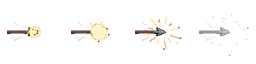
#> input picture frontend/src/assets/abilityAnimations/loose_arrow_impact.png, 256 x 64 px, given in place of abilities.png, which was not available
$ python stormFrontAssets.py
#> lines starting #> are read from the running program, lines starting #| are printed output that depends on the picture; after the words box and inside, x2 and y2 are one past the last pixel; in counts of white or black regions, pixels touching at a corner belong together
"""
tools/art/stormFrontAssets.py
Storm Front's own art (abilityDefinitions storm_front, which replaced Solar Beam), made from Tempest's so it sits with the other wind spells but is
its own: a darker, heavier storm with a white seam of lightning through it.
  - its icon, cell (3, 14) of frontend/src/assets/icons/abilities.png, beside Gust, Downwind and Tempest's cells: a storm cloud, wind and a bolt
  - its battle sheet, frontend/src/assets/abilityAnimations/storm_front.png (4 frames, like tempest.png)
Its sound (frontend/src/assets/audio/sfx/abilities/insight/storm_front.mp3) is made with ffmpeg (see the bottom of this file).

    python3 tools/art/stormFrontAssets.py
"""
from pathlib import Path
from PIL import Image, ImageDraw, ImageEnhance
import subprocess

ROOT = Path(__file__).resolve().parents[2]
ICONS = ROOT / 'frontend/src/assets/icons/abilities.png'
TEMPEST = ROOT / 'frontend/src/assets/abilityAnimations/tempest.png'
SHEET = ROOT / 'frontend/src/assets/abilityAnimations/storm_front.png'
SFX_DIR = ROOT / 'frontend/src/assets/audio/sfx/abilities/insight'


def stormy(img):
    """Darker, colder, heavier: the storm's colours pulled toward slate blue."""
    img = img.convert('RGBA')
    a = img.getchannel('A')
    rgb = ImageEnhance.Brightness(img.convert('RGB')).enhance(0.72)
    rgb = ImageEnhance.Contrast(rgb).enhance(1.25)
    r, g, b = rgb.split()
    b = b.point(lambda v: min(255, int(v * 1.18 + 10)))
    r = r.point(lambda v: int(v * 0.86))
    out = Image.merge('RGB', (r, g, b)).convert('RGBA')
    out.putalpha(a)
    return out


def bolt(d, x, y, h, w=2, color=(250, 250, 255, 255)):
    pts = [(x, y), (x + 4, y + h * 0.35), (x - 2, y + h * 0.4), (x + 3, y + h)]
    d.line(pts, fill=color, width=w)


def main():
    icons = Image.open(ICONS).convert('RGBA')
#> icons is the input picture: PIL image 256x64 RGBA; mean R, G, B, A 22.2, 18.1, 12.6, 12.6
    icon = Image.new('RGBA', (64, 64), (0, 0, 0, 0))
#> icon: PIL image 64x64 RGBA; every value is 0
    d = ImageDraw.Draw(icon)
    OUT, DARK, MID, LIGHT, WIND = (18, 20, 30, 255), (58, 66, 86, 255), (88, 100, 124, 255), (132, 146, 170, 255), (200, 220, 230, 255)
    # the storm cloud: three heavy lobes, lit from above
    for (x0, y0, x1, y1) in ((8, 14, 32, 36), (22, 6, 50, 34), (38, 14, 58, 36), (10, 22, 56, 40)):
        d.ellipse((x0, y0, x1, y1), fill=MID)
    for (x0, y0, x1, y1) in ((24, 8, 46, 22), (12, 16, 28, 26)):
        d.ellipse((x0, y0, x1, y1), fill=LIGHT)
    d.rectangle((12, 32, 54, 39), fill=DARK)
    # wind streaking off it
    for (x0, y0, x1) in ((4, 44, 22), (2, 50, 16), (40, 47, 60)):
        d.line((x0, y0, x1, y0), fill=WIND, width=2)
    # the bolt
    bolt(d, 30, 36, 24, 4, OUT)
    bolt(d, 30, 36, 24, 2, (255, 246, 190, 255))
    px = icon.load()                                                 # a dark rim round it, like the other icons
    rim = [(x, y) for y in range(64) for x in range(64) if px[x, y][3] == 0 and any(
        0 <= x + dx < 64 and 0 <= y + dy < 64 and px[x + dx, y + dy][3] > 0 and px[x + dx, y + dy] != OUT for dx, dy in ((1, 0), (-1, 0), (0, 1), (0, -1)))]
#> rim = 258 pairs, first value 1 to 61, second value 5 to 61
    for p_ in rim:
        px[p_] = OUT
#> this loop made 258 passes
#> p_ on passes 1 to 3: (33, 5), (34, 5), (35, 5)
    x, y = 3 * 64, 14 * 64
    icons.paste(Image.new('RGBA', (64, 64), (0, 0, 0, 0)), (x, y))
    icons.alpha_composite(icon, (x, y))
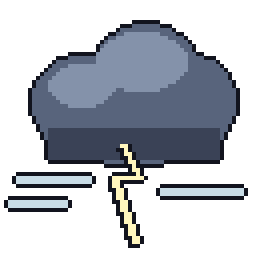
#> icon: PIL image 64x64 RGBA (shown 4 times larger); mean R, G, B, A 40.9, 45.3, 53.3, 114.1; transparent parts drawn white
    icons.save(ICONS, optimize=True)

    sheet = stormy(Image.open(TEMPEST))
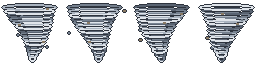
#> input picture frontend/src/assets/abilityAnimations/tempest.png, 256 x 64 px
#> in stormy, img is the input picture: PIL image 256x64 RGBA; mean R, G, B, A 57.9, 61.2, 65.7, 116.4
#> in stormy, `a = img.getchannel('A')`:
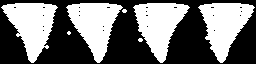
#> a: PIL image 256x64 L; 45.6% white; 7 white regions (3 under 20 px), largest, box (x1, y1, x2, y2) and area: (1, 3, 58, 63) 1870, (198, 3, 255, 63) 1865, (133, 3, 190, 63) 1864, (66, 3, 123, 63) 1835
#> in stormy, `b = b.point(lambda v: min(255, int(v * 1.18 + 10)))`:
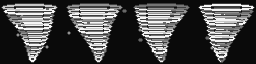
#> b: PIL image 256x64 L; min 10, max 244, mean 73
#> in stormy, `r = r.point(lambda v: int(v * 0.86))`:
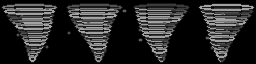
#> r: PIL image 256x64 L; min 0, max 162, mean 39.9
#> in stormy, `out = Image.merge('RGB', (r, g, b)).convert('RGBA')`:
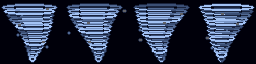
#> out: PIL image 256x64 RGBA; mean R, G, B, A 39.9, 49.7, 73, 255
    fw = sheet.width // 4
#> fw = 64
    d = ImageDraw.Draw(sheet)
    for i in (1, 2):                                                 # lightning flickers in the middle frames
        bolt(d, i * fw + fw // 2 - 2, 10, sheet.height - 22, 2)
    sheet.save(SHEET, optimize=True)
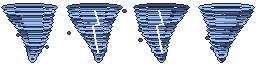
#> saved as storm_front.png: PIL image 256x64 RGBA; mean R, G, B, A 41.5, 51.1, 74, 116.4; transparent parts drawn white

    # the sound: Tempest's roar pitched down, with Gust's blast, slowed, breaking in after a second
    subprocess.run(['ffmpeg', '-y', '-v', 'error', '-i', str(SFX_DIR / 'tempest.mp3'), '-i', str(SFX_DIR / 'gust.mp3'), '-filter_complex',
                    '[0]asetrate=44100*0.8,aresample=44100,volume=1.1[a];[1]asetrate=44100*0.85,aresample=44100,adelay=1100|1100,volume=1.2[b];'
                    '[a][b]amix=inputs=2:duration=longest:normalize=0', '-ar', '44100', str(SFX_DIR / 'storm_front.mp3')], check=True)
#> (this line was passed over: subprocess is not available in this run)
    print('storm front: icon (3, 14), storm_front.png, storm_front.mp3')


if __name__ == '__main__':
    main()
